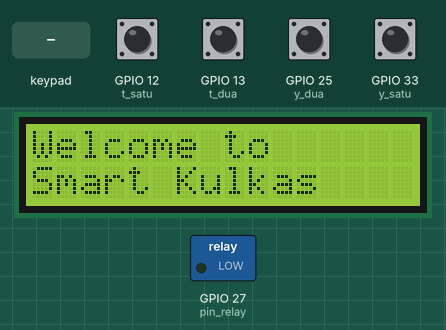
The sketch below on a simulated ESP32. Parts: 16×2 character LCD, switched loads named in the sketch (green lamp = pin HIGH). The inputs (shaded band) are chosen by the test bench; at power-on: GPIO 12 (t_satu), GPIO 13 (t_dua), GPIO 25 (y_dua), GPIO 33 (y_satu) HIGH. WiFi joins after 1.5 s; servers stay silent unless stated; no MQTT or app messages arrive unless stated; what the sketch prints to the serial monitor is not drawn.

Above: at 1.7 s.
At 7.8 s:
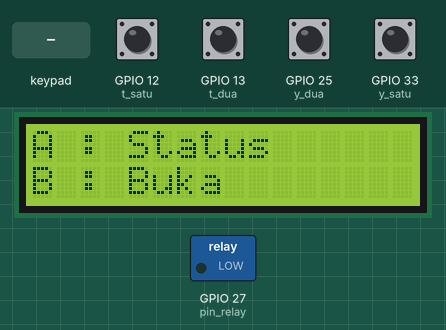
7.9 s: key 'A' pressed
At 8.5 s:
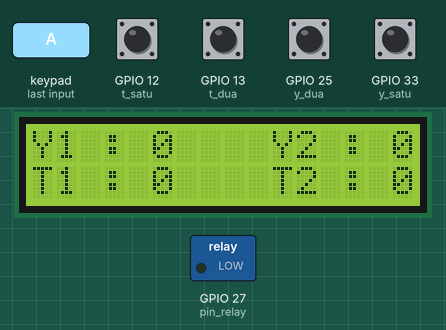
9.4 s: key 'B' pressed
12.4 s: keypad keys 1 4 7 2 5 8 9 pressed 0.4 s apart
At 15.6 s:
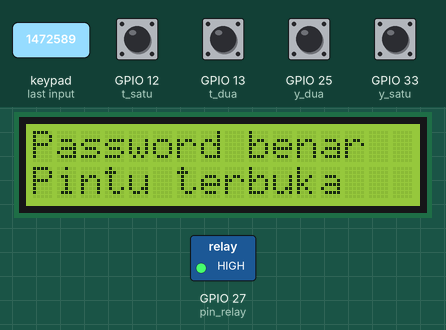
Timing chart, 0 to 17.1 s (numbered marks = the images above; inputs shaded):
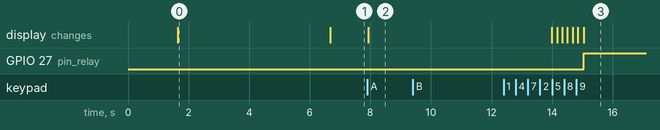

Measured:
- after the input at 7.9 s, the display: changes at once (image 2)
- after the input at 9.4 s, every drawn part: stays the same
- after the input at 12.4 s, GPIO 27 (pin_relay): LOW → HIGH after 2.6 s; the display: first changes after 1.6 s (image 3 shows a later state)
- what the display in image 0 shows lasts 5.1 s, from 1.6 s to 6.7 s

The sketch:

MQTT_BOBA.ino
```cpp
#include <PubSubClient.h>
#include <Wire.h>
#include <WiFi.h>
#include <Keypad.h>
#include <LiquidCrystal_I2C.h>
#define Password_Length 8
LiquidCrystal_I2C lcd(0x27, 16, 2);

#define ssid "SUDO" //wifine boba
#define password "saibudin" //password e boba
#define mqtt_server "202.154.58.25"
#define mqtt_username "agung"
#define mqtt_password "skripsi"
#define clientID "espClient"

WiFiClient wifiClient;
PubSubClient client(mqtt_server, 1883, wifiClient);
long lastMsg = 100;

const byte ROWS = 4; //four rows
const byte COLS = 4; //three columns
char keys[ROWS][COLS] = {
    {'1','2','3', 'A'},
    {'4','5','6', 'B'},
    {'7','8','9', 'C'},
    {'*','0','#', 'D'}
};
String pad;
int pin_relay = 27;
int benar = 0;
char Data[Password_Length];
char Master[Password_Length] = "1472589";
//char Master[Password_Length] = {'1', '4','7','2','5','8','9'};
byte data_count = 0, master_count = 0;
byte rowPins[ROWS] = {19, 18, 5, 17};
byte colPins[COLS] = {16, 4, 2, 15};

Keypad keypad = Keypad( makeKeymap(keys), rowPins, colPins, ROWS, COLS );

int y_satu = 33;
int y_dua = 25;
int t_satu = 12;
int t_dua = 13;


void setup_wifi() {
  delay(10);
  Serial.println();
  Serial.print("Connecting to ");
  Serial.println(ssid);
  WiFi.begin(ssid, password);

  while (WiFi.status() != WL_CONNECTED)
  {
    delay(500);
    Serial.print(".");
  }
  Serial.println("");
  Serial.println("WiFi connected");
  Serial.println("IP address: ");
  Serial.println(WiFi.localIP());
  if (client.connect(clientID, mqtt_username, mqtt_password)) {
    Serial.println("Connected to MQTT Broker!");
  }
  else {
    Serial.println("Connection to MQTT Broker failed...");
  }
}

void reconnect() {
  // Loop until we're reconnected
  while (!client.connected()) {
    Serial.print("Attempting MQTT connection...");
    // Attempt to connect
    if (client.connect("arduinoClient_distance_sensor")) {
      Serial.println("connected");
    } else {
      Serial.print("failed, rc=");
      Serial.print(client.state());
      Serial.println(" try again in 5 seconds");
      // Wait 5 seconds before retrying
      delay(5000);
    }
  }
}


void setup() {
  Serial.begin(115200);
  setup_wifi();
  client.setServer(mqtt_server, 1883);

  pinMode(y_satu, INPUT_PULLUP);
  pinMode(y_dua, INPUT_PULLUP);
  pinMode(t_satu, INPUT_PULLUP);
  pinMode(t_dua, INPUT_PULLUP);
  pinMode(pin_relay, OUTPUT);
  digitalWrite(pin_relay, LOW);

  lcd.init();
  lcd.backlight();
  lcd.setCursor(0, 0);
  lcd.print("Welcome to");
  lcd.setCursor(0, 1);
  lcd.print("Smart Kulkas");
  delay(5000);
  lcd.clear();
  lcd.setCursor(0, 0);
  lcd.print("A : Status");
  lcd.setCursor(0, 1);
  lcd.print("B : Buka");
//  keypad.addEventListener(keypadEvent);
}

void loop() {

    if (!client.connected()) {
    reconnect();
  }
  client.loop();

  char key = keypad.getKey();
  if(key){
    switch(key){
      case 'A':
        Serial.println("Lihat Status");
        lcd.clear();
        bacaSensor();
        delay(5000);
        break;
      case 'B':
        Serial.println("Buka kunci");
        delay(1000);
        lcd.clear();
        lcd.setCursor(0,0);
        lcd.print("Enter Password:");
        benar = 0;
        while(data_count < Password_Length - 1){
          char key = keypad.getKey();
          if(key){
            Serial.print("Pass: ");
            Serial.println(key);
            pad = pad + String(key);
            Data[data_count] = key;
            lcd.setCursor(data_count,1);
            lcd.print(Data[data_count]);
            data_count++;
          }
        }
        Serial.println(pad);
            clearData();
            if(pad == "1472589"){
              lcd.clear();
              lcd.setCursor(0, 0);
              lcd.print("Password benar");
              lcd.setCursor(0, 1);
              lcd.print("Pintu terbuka");
              digitalWrite(pin_relay, HIGH);
              delay(5000);
              digitalWrite(pin_relay, HIGH);
              delay(5000);
              lcd.clear();
              lcd.setCursor(0, 0);
              lcd.print("Pintu tertutup");
              lcd.setCursor(0, 1);
              lcd.print("Kembali");
              delay(2000);
            }else{
              lcd.clear();
              lcd.setCursor(0, 0);
              lcd.print("Password salah");
              delay(2000);
            }
          delay(5000);
          loop();

        break;
      default:
        Serial.print("Key: ");
        Serial.println(key);
        break;
    }
  }

    long now = millis();
  if (now - lastMsg > 100) {
    lastMsg = now;
  }
}
void clearData(){
  while(data_count !=0){
    Data[data_count--] = 0;
  }
  return;
}

void bacaSensor(){
  int ys = digitalRead(y_satu);
  int yd = digitalRead(y_dua);
  int ts = digitalRead(t_satu);
  int td = digitalRead(t_dua);

  client.publish("agung/yakult1", String(ys).c_str(), true);
  client.publish("agung/yakult2", String(yd).c_str(), true);
  client.publish("agung/telor1", String(ts).c_str(), true);
  client.publish("agung/telor2", String(td).c_str(), true);


  if(ys){
    Serial.print("Y1 : 0");
    lcd.setCursor(0, 0);
    lcd.print("Y1 : 0");
  }else{
    Serial.print("Y1 : 1");
    lcd.setCursor(0, 0);
    lcd.print("Y1 : 1");
  }
  if(yd){
    Serial.print("   Y2 : 0");
    lcd.setCursor(10, 0);
    lcd.print("Y2 : 0");
  }else{
    Serial.print("   Y2 : 1");
    lcd.setCursor(10, 0);
    lcd.print("Y2 : 1");
  }
  if(ts){
    Serial.print("   T1 : 0");
    lcd.setCursor(0, 1);
    lcd.print("T1 : 0");
  }else{
    Serial.print("   T1 : 1");
    lcd.setCursor(0, 1);
    lcd.print("T1 : 1");
  }
  if(td){
    Serial.println("   T2 : 0");
    lcd.setCursor(10, 1);
    lcd.print("T2 : 0");
  }else{
    Serial.println("   T2 : 1");
    lcd.setCursor(10, 1);
    lcd.print("T2 : 1");
  }

}
```
